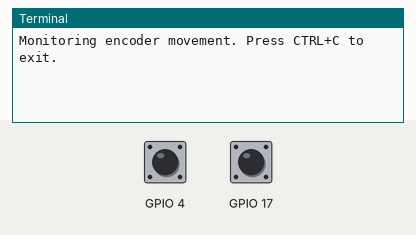
This program was run on a simulated Raspberry Pi (BCM pin numbers). Shown: the last lines printed to the terminal. Inputs (shaded band) come from the test bench; at power-on: GPIO 4 HIGH, GPIO 17 HIGH.

Above: at 1.2 s.
1.3 s: GPIO 4 pulled LOW for 0.15 s
At 2.6 s:
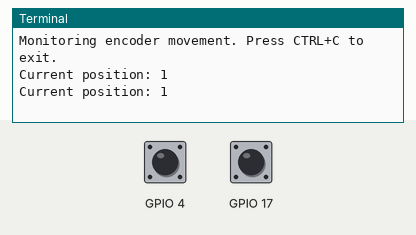
2.9 s: GPIO 17 pulled LOW for 0.15 s
At 3.8 s:
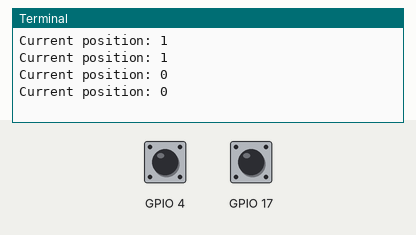
4.5 s: GPIO 17 pulled LOW for 1 s
At 6.2 s:
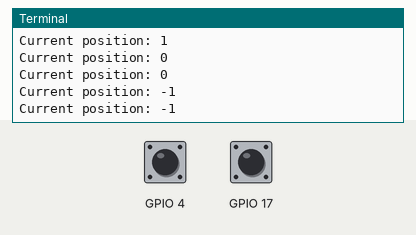
Timing chart, 0 to 7.7 s (numbered marks = the images above; inputs shaded):
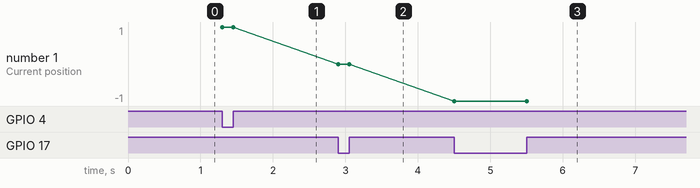

Measured:
- after the input at 1.3 s, the terminal: prints a new line at once (image 1)
- after the input at 2.9 s, the terminal: prints a new line at once (image 2)
- after the input at 4.5 s, the terminal: prints a new line at once (image 3)
- plotted number 1: 1 → 0 after the input at 2.9 s, 0 → -1 after the input at 4.5 s

The program:

encoder_gpio_test.py
```python
from gpiozero import Button
from signal import pause

class EncoderHandler:
    def __init__(self, pin_a, pin_b):
        self.pin_a = Button(pin_a)
        self.pin_b = Button(pin_b)
        self.position = 0

        # 监听A相和B相的状态变化
        self.pin_a.when_pressed = self.handle_movement
        self.pin_a.when_released = self.handle_movement
        self.pin_b.when_pressed = self.handle_movement
        self.pin_b.when_released = self.handle_movement

    def handle_movement(self):
        if self.pin_a.is_pressed and self.pin_b.is_pressed:
            # 此时A相和B相状态一致，这种情况可根据具体情况处理
            pass
        elif self.pin_a.is_pressed:
            # A相先于B相变化，且为高电平，做为电机正转的示例
            self.position += 1
        elif self.pin_b.is_pressed:
            # B相先于A相变化，且为高电平，做为电机反转的示例
            self.position -= 1

        print(f"Current position: {self.position}")

    def run(self):
        print("Monitoring encoder movement. Press CTRL+C to exit.")
        pause()

# 使用示例
if __name__ == "__main__":
    encoder_handler = EncoderHandler(4, 17)
    encoder_handler.run()
```
